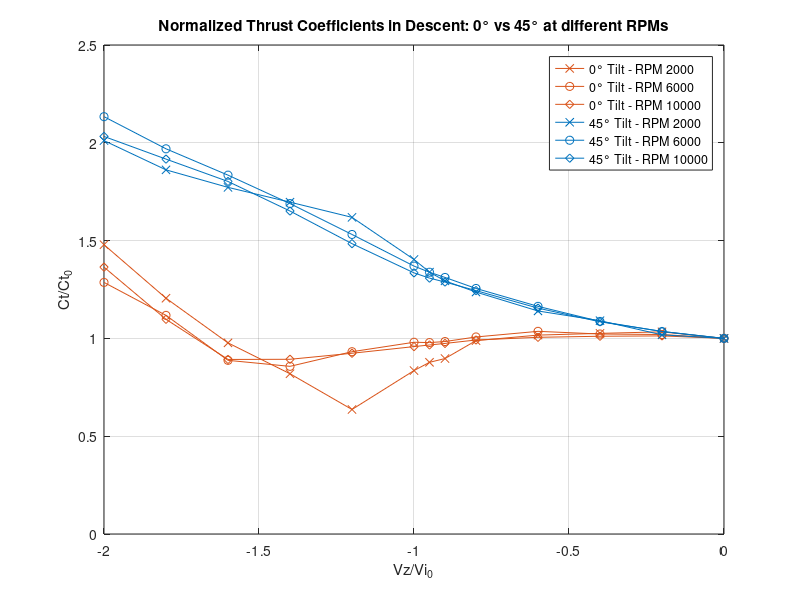

MATLAB code for this plot:
Vz_Vh_Sweep = [0,
-0.2,
-0.4,
-0.6,
-0.8,
-0.9,
-0.95,
-1,
-1.2,
-1.4,
-1.6,
-1.8,
-2];

%% Tilted Prop
% Data for RPM 2000
Tilt_Vh_2000 = 1.66158964;
Tilt_Ct0_2000 = 0.007804640048;
Tilt_Ct_2000 = [1, 1.018189915, 1.090540468, 1.140172693, 1.236948411,1.294126366 ,1.338782061, 1.403502185, 1.618923155, 1.69657135, 1.772131462, 1.86169902, 2.011279236];

% Data for RPM 6000
Tilt_Vh_6000 = 4.752958784;
Tilt_Ct0_6000 = 0.007095629221;
Tilt_Ct_6000 = [1, 1.03536684, 1.086897991, 1.163847095, 1.255382818, 1.31169761, 1.338264834, 1.369676708, 1.531358299, 1.689285604, 1.834652481, 1.969320206, 2.133656805];

% Data for RPM 10000
Tilt_Vh_10000 = 7.741432217;
Tilt_Ct0_10000 = 0.006776539105;
Tilt_Ct_10000 = [1, 1.035587192, 1.084898379, 1.154714436, 1.244372259, 1.288208642, 1.308213597, 1.335046672, 1.484462851, 1.651201255, 1.802341965, 1.916672143, 2.032526001];


%% Non Tilted Prop

NoTilt_Vh_2000 = 1.633948495;
NoTilt_Ct0_2000 = 0.007547133843;
NoTilt_Ct_2000 = [1, 1.033561256, 1.02574431, 1.016905479, 0.9886233356, 0.8970075219, 0.8777239092, 0.8355080194, 0.6365858976, 0.8193207782, 0.9771476477, 1.205411694, 1.479053926];

NoTilt_Vh_6000 = 4.7505755;
NoTilt_Ct0_6000 = 0.007088515058;
NoTilt_Ct_6000 = [1, 1.019862598, 1.022487682, 1.036115946, 1.007347708, 0.9839842248, 0.9786538544, 0.9802922029, 0.9320008793, 0.8571452231, 0.8878504896, 1.11776332, 1.286220286];

NoTilt_Vh_10000 = 7.767194431;
NoTilt_Ct0_10000 = 0.006821716568;
NoTilt_Ct_10000 = [1, 1.012799538, 1.010993231, 1.005584499, 0.9918431202, 0.9742899559, 0.966401586, 0.9580817711, 0.9240400687, 0.8932144368, 0.8924124454, 1.097631645, 1.364297782];

%% Plotting Organized by RPM with Correct Legend Grouping
figure;

% Define colors for non-tilted and tilted props
color_no_tilt = [0.8500 0.3250 0.0980]; % Red for non-tilted (0°)
color_tilt = [0 0.4470 0.7410]; % Blue for tilted (45°)

% Plot all 0° Tilt first
plot(Vz_Vh_Sweep, NoTilt_Ct_2000, '-x', 'Color', color_no_tilt, 'DisplayName', '0° Tilt - RPM 2000');
hold on;
plot(Vz_Vh_Sweep, NoTilt_Ct_6000, '-o', 'Color', color_no_tilt, 'DisplayName', '0° Tilt - RPM 6000');
plot(Vz_Vh_Sweep, NoTilt_Ct_10000, '-d', 'Color', color_no_tilt, 'DisplayName', '0° Tilt - RPM 10000');

% Plot all 45° Tilt second
plot(Vz_Vh_Sweep, Tilt_Ct_2000, '-x', 'Color', color_tilt, 'DisplayName', '45° Tilt - RPM 2000');
plot(Vz_Vh_Sweep, Tilt_Ct_6000, '-o', 'Color', color_tilt, 'DisplayName', '45° Tilt - RPM 6000');
plot(Vz_Vh_Sweep, Tilt_Ct_10000, '-d', 'Color', color_tilt, 'DisplayName', '45° Tilt - RPM 10000');

% Title and labels
title('Normalized Thrust Coefficients in Descent: 0° vs 45° at different RPMs');
xlabel('Vz/Vi_0');
ylabel('Ct/Ct_0');
legend;
grid on;
ylim([0 2.5]);

legend({'0° Tilt - RPM 2000', '0° Tilt - RPM 6000', '0° Tilt - RPM 10000', ...
        '45° Tilt - RPM 2000', '45° Tilt - RPM 6000', '45° Tilt - RPM 10000'});


% Save the figure
saveas(gcf,'rpm_comparison.pdf')
